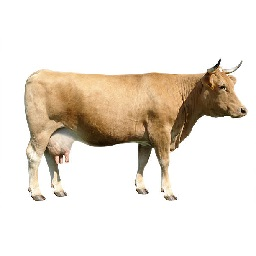
#> input picture Data/Train/Bo/cow1.jpg, 256 x 256 px, found by its file name; its folder holds only this picture in this run
$ python hog_20230605102539.py
#> lines starting #> are read from the running program, lines starting #| are printed output that depends on the picture; after the words box and inside, x2 and y2 are one past the last pixel; in counts of white or black regions, pixels touching at a corner belong together
# importing required libraries
import cv2
import numpy as np
import os
import pandas as pd
import matplotlib.pyplot as plt


def _hog(image, shape):
    block_size = 16
    cell_size = 8
    assert (image.shape[0] % cell_size == 0 and image.shape[1] %
            cell_size == 0), "Size not supported"
    nbins = 9
    dx = np.array([[0, 0, 0], [-1, 0, 1], [0, 0, 0]])
    dy = dx.T
    # tinh -1: độ sâu
    gx = cv2.filter2D(image, -1, dx)
    gy = cv2.filter2D(image, -1, dy)
    #
    gs = np.sqrt(np.square(gx) + np.square(gy))
    phis = np.arctan(gy / (gx + 1e-6))
    phis[gx == 0] = np.pi / 2

    argmax_g = gs.argmax(axis=-1)

    # lấy ra g, phi mà tại đó g max
    g = np.take_along_axis(gs, argmax_g[..., None], axis=1)[..., 0]
    phi = np.take_along_axis(phis, argmax_g[..., None], axis=1)[..., 0]
    histogram = np.zeros(
        (g.shape[0] // cell_size, g.shape[1] // cell_size, nbins))
    for i in range(0, g.shape[0] - cell_size + 1, cell_size):
        for j in range(0, g.shape[1] - cell_size + 1, cell_size):
            g_in_square = g[i:i + cell_size, j:j + cell_size]
            phi_in_square = phi[i:i + cell_size, j:j + cell_size]

            bins = np.zeros(9)

            for u in range(0, g_in_square.shape[0]):
                for v in range(0, g_in_square.shape[1]):
                    g_pixel = g_in_square[u, v]
                    phi_pixel = phi_in_square[u, v] * 180 / np.pi
                    bin_index = int(phi_pixel // 20)
                    a = bin_index * 20
                    b = (bin_index + 1) * 20

                    value_1 = (phi_pixel - a) / 20 * g_pixel
                    value_2 = (b - phi_pixel) / 20 * g_pixel

                    bins[bin_index] += value_2
                    bins[(bin_index + 1) % 9] += value_1

            histogram[int(i / cell_size), int(j / cell_size), :] = bins

    t = block_size // cell_size
    hist = []
    for i in range(0, histogram.shape[0] - t + 1):
        for j in range(0, histogram.shape[1] - t + 1):
            block = histogram[i:i + t, j:j + t, :]
            block = block.flatten()
            block /= np.linalg.norm(block) + 1e-6
            hist.append(block)

    hist = np.array(hist)

    return hist.flatten()


def _extract_object(image):
    gray = cv2.cvtColor(image, cv2.COLOR_BGR2GRAY)
    image_cpy = cv2.threshold(
        gray, 60, 255, cv2.THRESH_BINARY | cv2.THRESH_OTSU)[1]

    image_cpy = cv2.bitwise_not(image_cpy)

    # Cut just the object out
    sums = image_cpy.sum(axis=0)
    t = np.where(sums != 0)
    x1, x2 = t[0][0], t[0][-1]
    sums = image_cpy.sum(axis=1)
    t = np.where(sums != 0)
    y1, y2 = t[0][0], t[0][-1]

    return image[y1:y2 + 1, x1:x2 + 1]


def _get_color_mean(image):
    # Lấy trung bình 3 từng kênh L*, a*, b*
    lab = cv2.cvtColor(image, cv2.COLOR_BGR2LAB)
    obj_color_mean = np.array(lab.mean(axis=(0, 1))[:3])
    obj_color_mean = obj_color_mean.reshape((-1, 1))

    return obj_color_mean


def _get_color_std(image):
    lab = cv2.cvtColor(image, cv2.COLOR_BGR2LAB)
    obj_color_std = np.array(lab.std(axis=(0, 1))[:3])
    obj_color_std = obj_color_std.reshape((-1, 1))

    return obj_color_std


def _pad_resize(image, shape):
    image = cv2.resize(image, (shape[1], shape[0]))
    return image


def extract_features(image, shape, name=""):
    assert image.shape[-1] == 3, "Expected 3 channels, got %d" % image.shape[-1]
    image = _extract_object(image)

    obj_color_mean = _get_color_mean(image)
    obj_color_std = _get_color_std(image)
    # Resize về cùng một cỡ và đệm 1 vòng pixel 0 bên ngoài,
    # bỏ comment ở dưới sẽ thấy
    image = _pad_resize(image, shape)
    # Chồng hog và màu thành 1 vector

    feature = obj_color_mean, obj_color_std, _hog(image, shape)

    return feature


def to_csv():
    path = "Data\\train"
    FJoin = os.path.join
    files = [FJoin(path, f) for f in os.listdir(path)]
    shape = (256, 256)
    data = []

    for path in files[:1]:
        all_images = [FJoin(path, f) for f in os.listdir(path)]
        for image in all_images[:1]:
            img = cv2.imread(image)
#> img is the input picture: shape (256, 256, 3); mean B, G, R 216.3, 226.5, 234.5
            color_mean, color_std, hog = extract_features(img, shape, image)
#> in _extract_object, `image_cpy = cv2.threshold( gray, 60, 255, cv2.THRESH_BINARY | cv2.THRE..`:
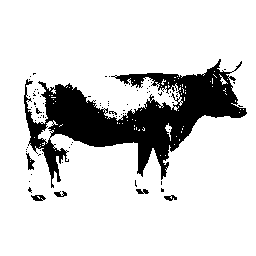
#> image_cpy: shape (256, 256); 83.5% white; 80 black regions (74 under 20 px), largest, box (x1, y1, x2, y2) and area: (24, 59, 247, 188) 10334, (26, 153, 35, 170) 71, (31, 195, 46, 201) 61, (54, 191, 67, 197) 48, (136, 189, 149, 194) 47, (164, 195, 177, 201) 47
#> in _extract_object, `sums = image_cpy.sum(axis=0)`: sums = 256 values, max 25500 at index 161, min 0 at index 0, mean 10738.9
#> in _extract_object, `x1, x2 = t[0][0], t[0][-1]`: x1 = 24; x2 = 246
#> in _extract_object, `sums = image_cpy.sum(axis=1)`: sums = 256 values, max 49470 at index 112, min 0 at index 0, mean 10738.9
#> in _extract_object, `y1, y2 = t[0][0], t[0][-1]`: y1 = 59; y2 = 200
#> in _extract_object, `return image[y1:y2 + 1, x1:x2 + 1]`:
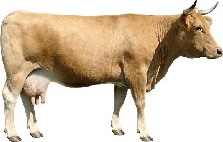
#> returned value: shape (142, 223, 3); mean of channels 0, 1, 2 175.1, 196, 212.6; drawn as B, G, R
#> in _get_color_mean, `lab = cv2.cvtColor(image, cv2.COLOR_BGR2LAB)`: lab: shape (142, 223, 3); mean of channels 0, 1, 2 202.2, 131.5, 141.5
#> in _get_color_mean, `obj_color_mean = np.array(lab.mean(axis=(0, 1))[:3])`: obj_color_mean = [202.2, 131.5, 141.5]
#> in _get_color_std, `obj_color_std = np.array(lab.std(axis=(0, 1))[:3])`: obj_color_std = [64.82, 4.57, 13.8]
#> in _pad_resize, `image = cv2.resize(image, (shape[1], shape[0]))`:
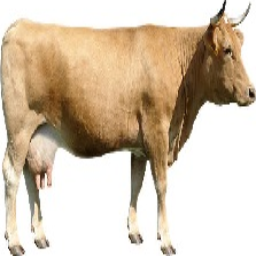
#> image: shape (256, 256, 3); mean of channels 0, 1, 2 175, 195.9, 212.5; drawn as B, G, R
#> in _hog, `gs = np.sqrt(np.square(gx) + np.square(gy))`:
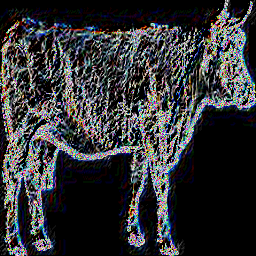
#> gs: shape (256, 256, 3) float16; mean of channels 0, 1, 2 3.41, 3.24, 3.18; drawn with min black and max white
#> in _hog, `g = np.take_along_axis(gs, argmax_g[..., None], axis=1)[..., 0]`:
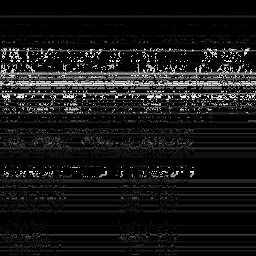
#> g: shape (256, 256) float16; min 0, max 15.52, mean 1.37; drawn with min black and max white
#> in _hog, `phi = np.take_along_axis(phis, argmax_g[..., None], axis=1)[..., 0]`:
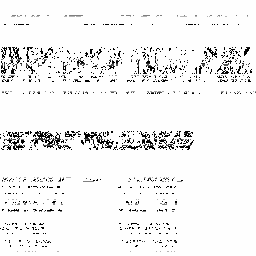
#> phi: shape (256, 256) float64; min 0, max 1.57, mean 1.49; drawn with min black and max white
#> after the loop in _hog, `for i in range(0, histogram.shape[0] - t + 1):`: hist = 961 items
#> in _hog, `hist = np.array(hist)`:
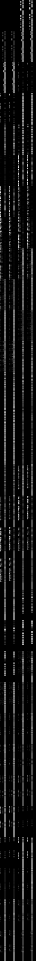
#> hist: shape (961, 36) float64; min 0, max 0.954, mean 0.0751
#> color_mean = [202.2, 131.5, 141.5]; color_std = [64.82, 4.57, 13.8]
            name = image.split("\\")
            color_std_output_path_csv = os.path.join(
                "Feature\\csv", 'color_out_' + name[-1].split('.')[0] + '.csv')
            color_std_output_path_csv = open(color_std_output_path_csv, "w")
            color_std = [str(f[0]) for f in color_std]
#> color_std = ['64.82446770957223', '4.574488874630693', '13.797234630300968']
            color_std_output_path_csv.write("%s\n" % (",".join(color_std)))
            color_std_output_path_csv.close()

            color_mean_output_path_csv = os.path.join(
                "Feature\\csv", 'color_mean_' + name[-1].split('.')[0] + '.csv')
            color_mean_output_path_csv = open(color_mean_output_path_csv, "w")
            color_mean = [str(f[0]) for f in color_mean]
#> color_mean = ['202.19844628307965', '131.5334428093223', '141.51954777995326']
            color_mean_output_path_csv.write("%s\n" % (",".join(color_mean)))
            color_mean_output_path_csv.close()

            hog_output_path_csv = os.path.join(
                "Feature\\csv", 'hog_' + name[-1].split('.')[0] + '.csv')
            hog_output_path_csv = open(hog_output_path_csv, "w")
            hog = [str(f) for f in hog]
#> hog = 34596 items
            hog_output_path_csv.write("%s\n" % (",".join(hog)))
            hog_output_path_csv.close()

            # xác định đường dẫn đầu ra cho từng đặc trưng
            color_mean_output_path = os.path.join(
                "Feature", 'color_mean_' + name[-1].split('.')[0] + '.npy')
            color_std_output_path = os.path.join(
                "Feature", 'color_out_' + name[-1].split('.')[0] + '.npy')
            hog_output_path = os.path.join(
                "Feature", 'hog_' + name[-1].split('.')[0] + '.npy')

            # lưu cấc đặc trưng vào file tương ứng
            np.save(color_mean_output_path, color_mean)
            np.save(color_std_output_path, color_std)
            np.save(hog_output_path, hog)

            # thêm vào danh sách tên hình ảnh
            data.append([name, color_mean_output_path,
                        color_std_output_path, hog_output_path])

    df = pd.DataFrame(data, columns=['name', 'color_mean', 'color_std', 'hog'])
    df.to_csv('data.csv')


to_csv()

$ run again, on Data/Train/Cho/dog1.jpg
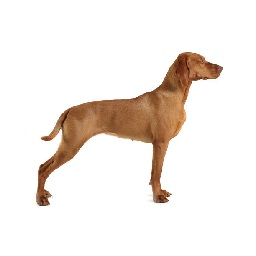
#> input picture Data/Train/Cho/dog1.jpg, 256 x 256 px, found by its file name
#> in to_csv, img is the input picture: shape (256, 256, 3); mean B, G, R 229.7, 234.8, 241.7
#> in _extract_object, `image_cpy = cv2.threshold( gray, 60, 255, cv2.THRESH_BINARY | cv2.THRE..`:
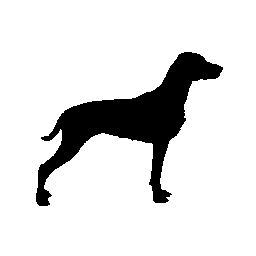
#> image_cpy: shape (256, 256); 87.1% white; 1 black region, box (x1, y1, x2, y2) and area: (36, 52, 223, 206) 8436
#> in _extract_object, `sums = image_cpy.sum(axis=0)`: sums = 256 values, max 29835 at index 159, min 0 at index 0, mean 8403
#> x1 = 36; x2 = 222
#> in _extract_object, `sums = image_cpy.sum(axis=1)`: sums = 256 values, max 32895 at index 120, min 0 at index 0, mean 8403
#> y1 = 52; y2 = 205
#> lab: shape (154, 187, 3); mean of channels 0, 1, 2 215.2, 133, 137.1
#> in _get_color_mean, `obj_color_mean = np.array(lab.mean(axis=(0, 1))[:3])`: obj_color_mean = [215.2, 133, 137.1]
#> in _get_color_std, `obj_color_std = np.array(lab.std(axis=(0, 1))[:3])`: obj_color_std = [62.2, 8.02, 13.75]
#> argmax_g: shape (256, 256) int64; 3 distinct labels, from 0 to 2
#> after the loop in _hog, `for i in range(0, histogram.shape[0] - t + 1):`: hist = 961 items
#> in _hog, `hist = np.array(hist)`:
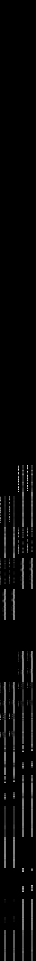
#> hist: shape (961, 36) float64; min 0, max 0.919, mean 0.0312
#> in to_csv, `color_mean, color_std, hog = extract_features(img, shape, image)`: color_mean = [215.2, 133, 137.1]; color_std = [62.2, 8.02, 13.75]
#> in to_csv, `color_std = [str(f[0]) for f in color_std]`: color_std = ['62.19959681225597', '8.024015995782438', '13.752443745332515']
#> in to_csv, `color_mean = [str(f[0]) for f in color_mean]`: color_mean = ['215.20036113619003', '133.02326550454893', '137.0873324536426']
#> hog = 34596 items

$ run again, on Data/Train/Bo/cow10.jpg
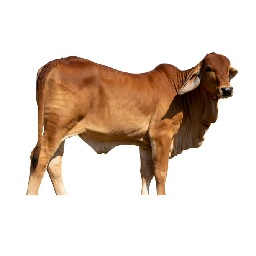
#> input picture Data/Train/Bo/cow10.jpg, 256 x 256 px, found by its file name
#> in to_csv, img is the input picture: shape (256, 256, 3); mean B, G, R 200.7, 211.6, 225.8
#> in _extract_object, `image_cpy = cv2.threshold( gray, 60, 255, cv2.THRESH_BINARY | cv2.THRE..`:
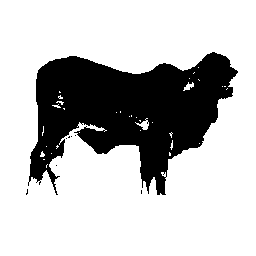
#> image_cpy: shape (256, 256); 74.6% white; 8 black regions (7 under 20 px), largest, box (x1, y1, x2, y2) and area: (28, 52, 238, 195) 16655
#> in _extract_object, `sums = image_cpy.sum(axis=0)`: sums = 256 values, max 33405 at index 159, min 0 at index 0, mean 16607.9
#> x1 = 26; x2 = 237
#> in _extract_object, `sums = image_cpy.sum(axis=1)`: sums = 256 values, max 50745 at index 74, min 0 at index 0, mean 16607.9
#> y1 = 52; y2 = 194
#> lab: shape (143, 212, 3); mean of channels 0, 1, 2 172.3, 138.2, 146
#> in _get_color_mean, `obj_color_mean = np.array(lab.mean(axis=(0, 1))[:3])`: obj_color_mean = [172.3, 138.2, 146]
#> in _get_color_std, `obj_color_std = np.array(lab.std(axis=(0, 1))[:3])`: obj_color_std = [78.8, 10.03, 16.86]
#> after the loop in _hog, `for i in range(0, histogram.shape[0] - t + 1):`: hist = 961 items
#> in _hog, `hist = np.array(hist)`:
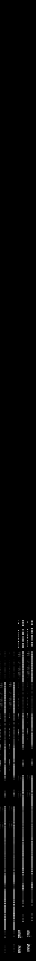
#> hist: shape (961, 36) float64; min 0, max 0.848, mean 0.0233
#> in to_csv, `color_mean, color_std, hog = extract_features(img, shape, image)`: color_mean = [172.3, 138.2, 146]; color_std = [78.8, 10.03, 16.86]
#> in to_csv, `color_std = [str(f[0]) for f in color_std]`: color_std = ['78.79847335825691', '10.032132396503627', '16.858519472111986']
#> in to_csv, `color_mean = [str(f[0]) for f in color_mean]`: color_mean = ['172.28404143026785', '138.15678189734794', '146.0105554822536']
#> hog = 34596 items
